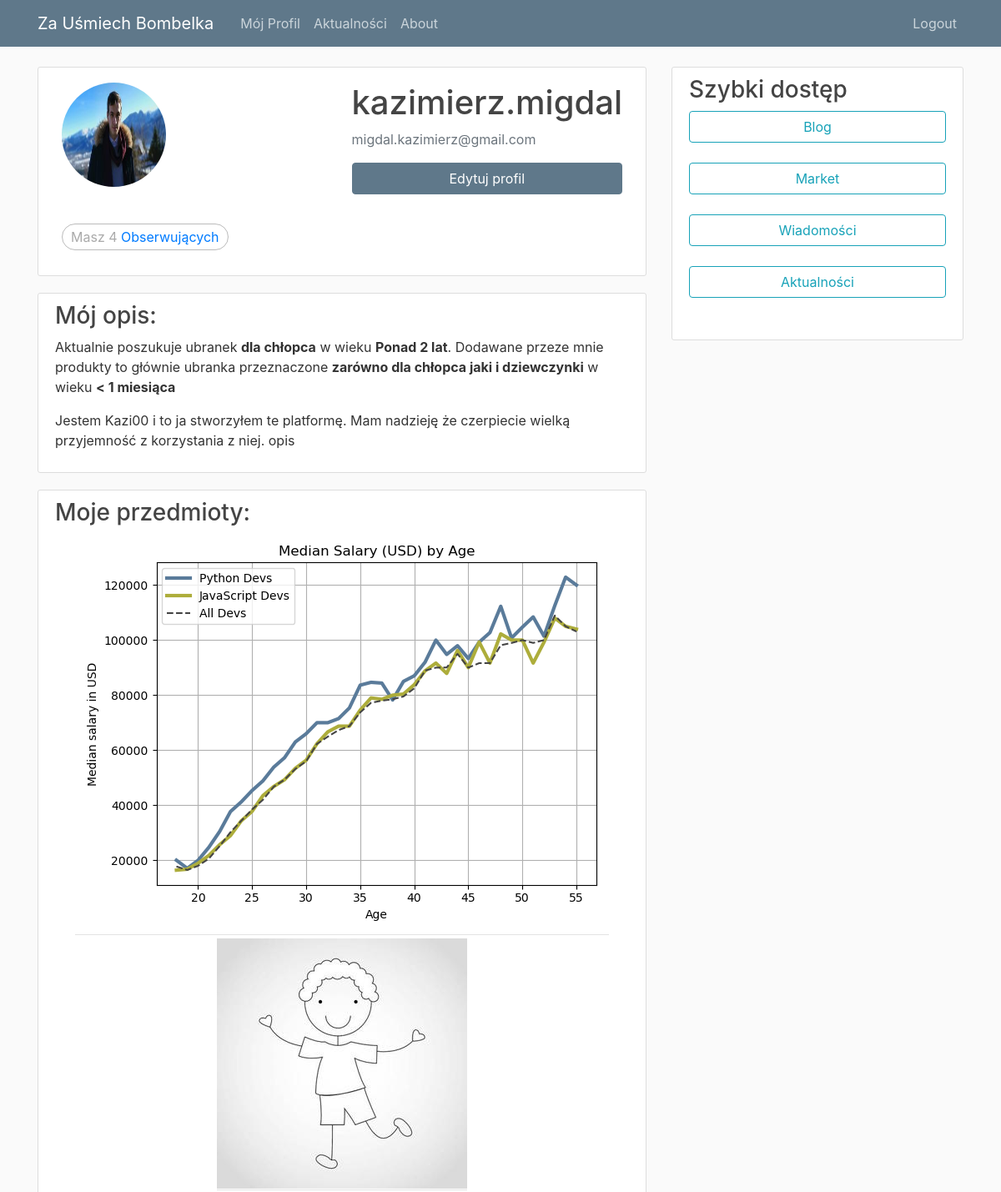
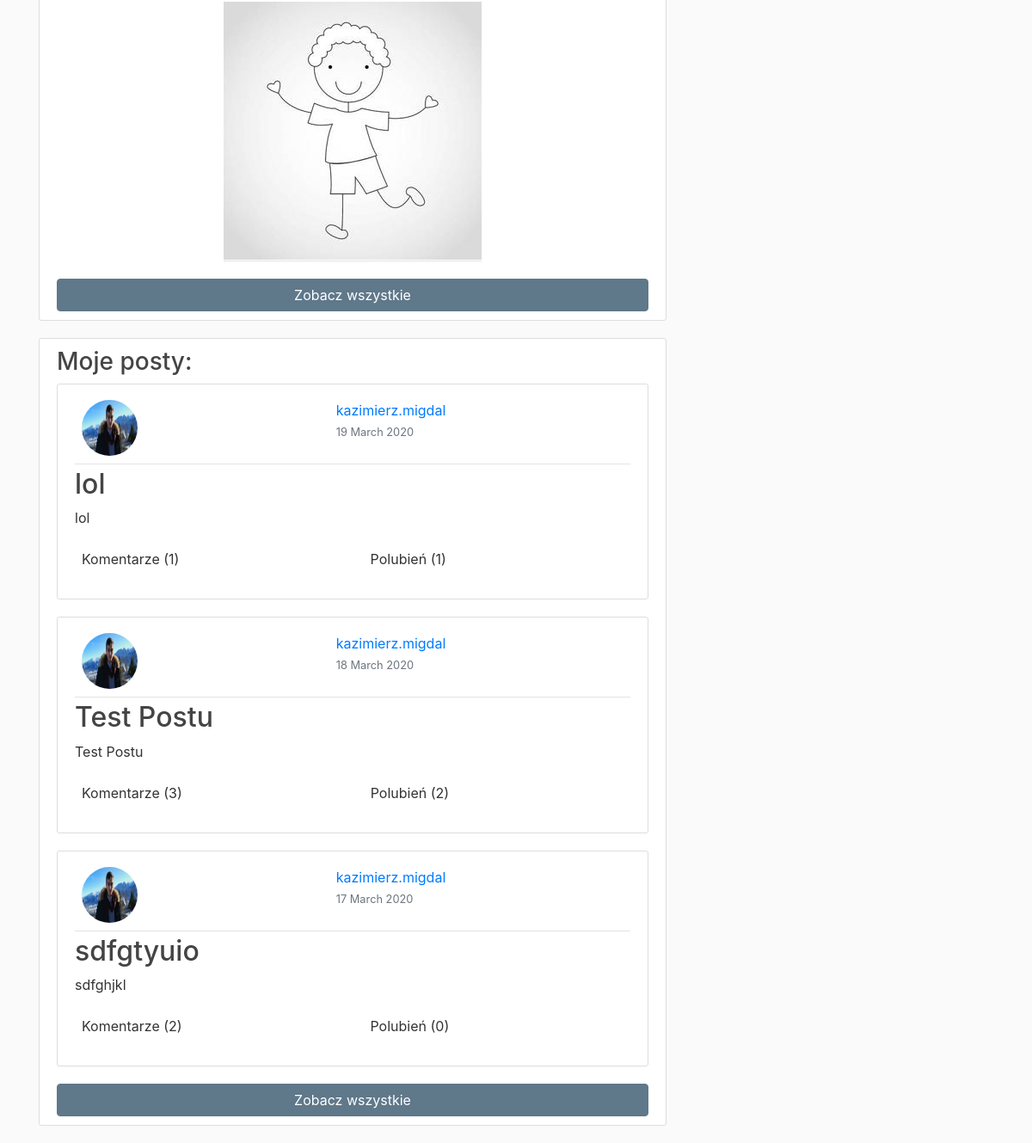
Screenshot of /profile/kazimierz.migdal/ (signed in) with the database file from the repository (2 pictures, top to bottom).
### users/models.py (models this page shows, shortened)
class Profile(models.Model):
    user = models.OneToOneField(User, on_delete=models.CASCADE)
    image = models.ImageField(default='default.jpg', upload_to='profile_pics')
    description = models.TextField(default='Brak opisu')
    SEX_TAG_CHOISE = [('Boy','dla chłopca'),('Girl', 'dla dziewczynki'), ('Unisex', 'zarówno dla chłopca jaki i dziewczynki')]
    AGE_TAG_CHOISE =[(1,'< 1 miesiąca'),(2,'< 3 miesiący'),(3,'< 6 miesięcy'),(4,'< 1 rok'),(5,'< 1.5 roku'),(6,'< 2 lat'),(7,'Ponad 2 lat')]
    interested_sex_tag = models.CharField(max_length=6, choices = SEX_TAG_CHOISE, default='Unisex')
    interested_age_tag = models.IntegerField(choices=AGE_TAG_CHOISE, default=1)
    sold_sex_tag = models.CharField(max_length=6, choices = SEX_TAG_CHOISE, default='Unisex')
    sold_age_tag = models.IntegerField(choices=AGE_TAG_CHOISE, default=1)

### market/models.py (models this page shows, shortened)
class Product(models.Model):
    author = models.ForeignKey(User, on_delete=models.CASCADE)
    date_posted = models.DateTimeField(default=timezone.now)
    title = models.CharField(max_length=100, verbose_name='')
    description = models.TextField(verbose_name='')
    photo_1 = models.ImageField(default='default_1.jpg', upload_to='product_pics', verbose_name='')
    photo_2 = models.ImageField(default='default_1.jpg', upload_to='product_pics', verbose_name='')
    photo_3 = models.ImageField(default='default_1.jpg', upload_to='product_pics', verbose_name='')
    SEX_TAG_CHOISE= [('Boy','Chłopca'),('Girl', 'Dziewczynki'), ('Unisex', 'Zarówno dla chłopca jaki i dziewczynki')]
    tag_sex = models.CharField(max_length=6, choices = SEX_TAG_CHOISE, default='Unisex', verbose_name='')
    tag_age = models.IntegerField(choices = [(1,'< 1 miesiąc'),
                                            (2,'< 3 miesiące'),
                                            (3,'< 6 miesięcy'),
                                            (4,'< 1 rok'),
                                            (5,'< 1.5 roku'),
                                            (6,'< 2 lata'),
                                            (7,'Ponad 2 lata')],
                                                                 default=1, verbose_name='')

### blog/models.py (models this page shows, shortened)
class Post(models.Model):
    title = models.CharField(max_length=100)
    content = models.TextField()
    date_posted = models.DateTimeField(default=timezone.now)
    author = models.ForeignKey(User, on_delete=models.CASCADE)
    users_like = models.ManyToManyField(User,
                            related_name='images_liked',
                            blank=True)

### users/views.py (the view)
# urls.py: path('profile/<username>/', user_views.profile, name='profile'),
@login_required
def profile(request, username):
    user = get_object_or_404(User,
                username=username,
                is_active=True)
    posts = Post.objects.filter(author=user).order_by('-date_posted')[:3]
    products = Product.objects.filter(author=user).order_by('-date_posted')[:3]
    context = {
        'posts': posts,
        'products': products,
        'user': user,
    }
    return render(request, 'users/profile.html', context)

### users/templates/users/profile.html (shortened to what this page needs)
{% extends "blog/base.html" %}
{% load crispy_forms_tags %}
{% block content %}
<div class="content-section">
    <div class="media-body">
        <div class="d-flex align-content-start flex-wrap mb-3">
            <div class="mr-auto p-2">
                <img class="rounded-circle account-img" src="{{ user.profile.image.url }}">
            </div>
            <div class="p-2">
                <h1>{{ user.username }}</h1>
                <p class="text-secondary">{{ user.email }}</p>
                {% if  user.username == request.user.username %}<a class="btn btn-sample btn-block" href="{% url 'profile-editor' %}">Edytuj profil</a>{% endif %}
            </div>
        </div>
        <div class="d-flex bd-highlight mb-3">
            {% with total_followers=user.followers.count %}
                {% if not  user.username == request.user.username %}
                    <div class="mr-auto p-2 bd-highlight">
                        <span class="count">
                            <span class="total">{{ total_followers }}</span> <a href="#">Obserwujący{{ total_followers|pluralize:"ch" }}</a>
                        </span>
                    </div>
                    <div class="p-2 bd-highlight">
                        <a href="{% url "user_follow" %}" data-id="{{ user.id }}" data-action="{% if request.user in user.followers.all %}un{% endif %}follow" class="follow btn btn-sample btn-block">
                            {% if request.user not in user.followers.all %}
                                Follow
                             {% else %}
                                Unfollow
                            {% endif %}
                        </a>
                    </div>
                {% else %}
                    <div class="mr-auto p-2 bd-highlight">
                        <span class="count">
                                Masz <span class="total">{{ total_followers }}</span> <a href="#">Obserwujący{{ total_followers|pluralize:"ch" }}</a>
                        </span>
                    </div>
                {% endif %}
            {% endwith %}
        </div>
    </div>
</div>
<div class="content-section">
    <div class="media-body">
        <h3>{% if  user.username == request.user.username %}Mój opis:{% else %}O mnie:{% endif %}</h3>
        <p>Aktualnie poszukuje ubranek <strong>{{user.profile.get_interested_sex_tag_display}}</strong> w wieku <strong>{{user.profile.get_interested_age_tag_display}}</strong>. Dodawane przeze mnie produkty to głównie ubranka przeznaczone <strong>{{user.profile.get_sold_sex_tag_display}}</strong> w wieku <strong>{{user.profile.get_sold_age_tag_display}}</strong></p>
        <p class="lead">{{ user.profile.description|linebreaks }}</p>
    </div>
</div>
<div class="content-section">
    <div class="media-body">
        <h3>{% if  user.username == request.user.username %}Moje przedmioty{% else %}Przedmioty użytkownika {{user.username}}{% endif %}:</h3>
        <div class="d-flex flex-column bd-highlight mb-3">
            {% for product  in products %}
                <div class="row justify-content-center">
                    <div class="article-metadata">
                        <a href="{% url 'product-detail' product.id %}"><img class="img-fluid" alt="Responsive image" src="{{ product.photo_1.url }}"></a>
                    </div>
                </div>
            {% empty %}
                <p class="lead"> Użytkownik {{ user.username}} nie dodał jeszcze żadnego produktu</p>
            {% endfor %}
        </div>
        <a class="btn btn-sample btn-block" href="{% url 'user-products' user.username %}">Zobacz wszystkie</a>
    </div>
</div>
<div class="content-section">
    <div class="media-body">
        <h3>{% if  user.username == request.user.username %}Moje posty{% else %}Posty użytkownika {{user.username}}{% endif %}:</h3>
        {% for post  in posts %}
        <article class="media content-section">
            <div class="media-body">
                <div class="article-metadata">
                    <div class="d-flex align-content-end flex-wrap" >
                        <div class="p-2 mr-auto">
                            <img class="rounded-circle article-img" src="{{ post.author.profile.image.url }}">
                        </div>
                        <div class="p-2 mr-auto">
                            <a class="mr-2" href="{% url 'profile' post.author.username %}">{{ post.author }}</a>
                            <br>
                            <small class="text-muted mr-2">{{ post.date_posted|date:"d F Y" }}</small>
                        </div>
                    </div>
                </div>
                <h2><a class="article-title" href="{% url 'post-detail' post.id%}">{{ post.title }}</a></h2>
                <p class="article-content">{{ post.content }}</p>
                <div class="d-flex align-content-end flex-wrap mt-1" >
                    <div class="p-2 mr-auto">
                        <p class="article-content">Komentarze ({{ post.comments.count }})</p>
                    </div>
                    <div class="p-2 mr-auto">
                        <p class="article-content">Polubień ({{ post.users_like.count}})</p>
                    </div>
                </div>
            </div>
        </article>
        {% endfor %}
        <a class="btn btn-sample btn-block" href="{% url 'user-posts' user.username %}">Zobacz wszystkie</a>
    </div>
</div>
{% endblock content %}

### blog/static/blog/main.css (style rules this page uses)
body { background: #fafafa; color: #333333; margin-top: 5rem; }
h1, h2, h3, h4, h5, h6 { word-wrap: break-word; -webkit-hyphens: auto; -moz-hyphens: auto; -ms-hyphens: auto; -o-hyphens: auto; hyphens: auto; color: #444444; }
.content-section { background: #ffffff; padding: 10px 20px; border: 1px solid #dddddd; border-radius: 3px; margin-bottom: 20px; top:56px; }
.article-title { color: #444444; }
.article-content { white-space: pre-line; }
.article-img { height: 65px; width: 65px; margin-right: 16px; }
.article-metadata { padding-bottom: 1px; margin-bottom: 4px; border-bottom: 1px solid #e3e3e3 }
.account-img { height: 125px; width: 125px; margin-right: 20px; margin-bottom: 16px; }
.btn-sample { color: #ffffff; background-color: #5F788A; border-color: #5F788A; }
.count { color:#aaa; border:1px solid #bbb; border-radius:16px; padding:5px 10px; }

### rows the page displays
Product: photo_1 (picture)
Product: photo_1 (placeholder picture)
Product: photo_1 (placeholder picture)
Post: author.profile.image (picture), author "kazimierz.migdal", date_posted "19 March 2020", title "lol", content "lol", comments.count "1", users_like.count "1"
Post: author.profile.image (picture), author "kazimierz.migdal", date_posted "18 March 2020", title "Test Postu", content "Test Postu", comments.count "3", users_like.count "2"
Post: author.profile.image (picture), author "kazimierz.migdal", date_posted "17 March 2020", title "sdfgtyuio", content "sdfghjkl", comments.count "2", users_like.count "0"

### other values shown
{{ user.username }} "kazimierz.migdal"
{{ user.email }} "migdal.kazimierz@gmail.com"
{{ total_followers }} "4"
{{ user.profile.get_interested_sex_tag_display }} "dla chłopca"
{{ user.profile.get_interested_age_tag_display }} "Ponad 2 lat"
{{ user.profile.get_sold_sex_tag_display }} "zarówno dla chłopca jaki i dziewczynki"
{{ user.profile.get_sold_age_tag_display }} "< 1 miesiąca"
{{ user.profile.description|linebreaks }} "Jestem Kazi00 i to ja stworzyłem te platformę. Mam nadzieję że czerpiecie wielką przyjemność z korzystania z niej. opis"
